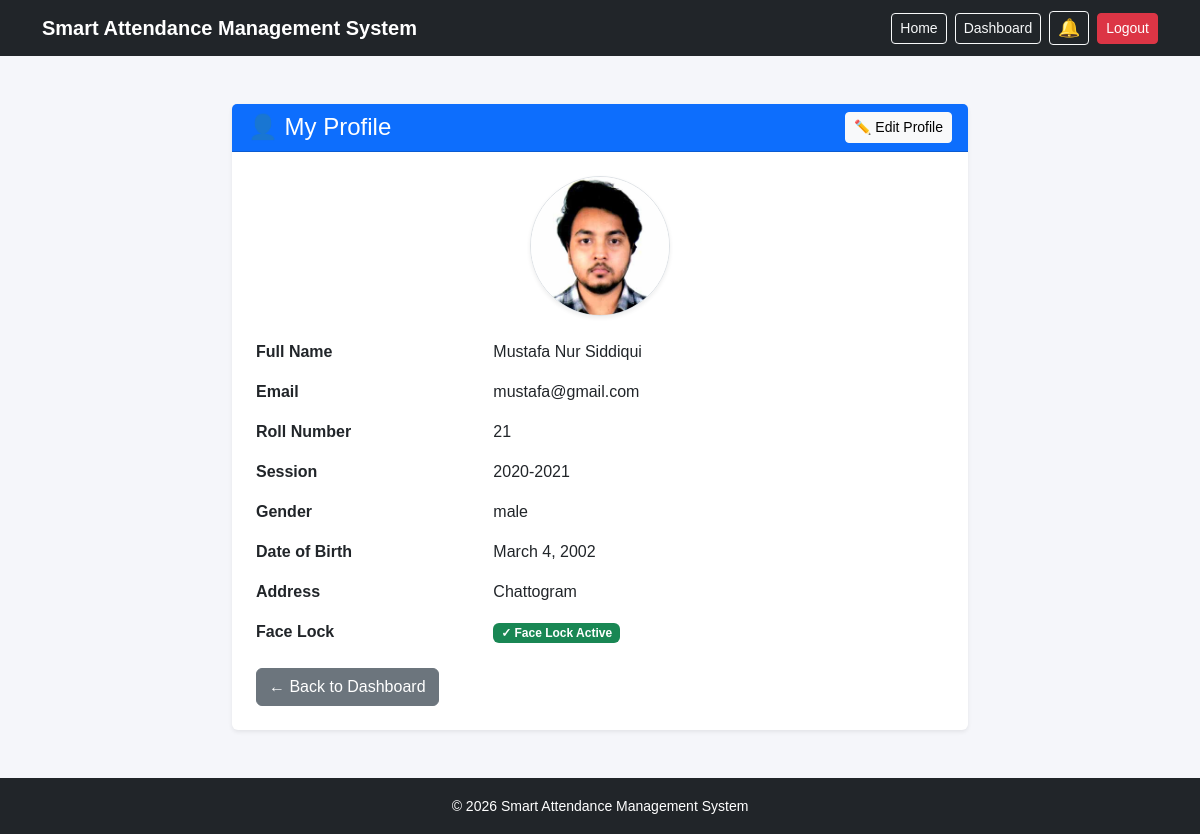
The page /student-dashboard/profile/ (signed in) on the database its author committed.
### core/models.py (models this page shows, shortened)
class User(AbstractUser):
    GENDER_CHOICES =(
        ("male",'Male'),
        ('female','Female'),
        ('other','Other'),
    )
    ROLE_CHOICES =(
        ('admin','Admin'),
        ('teacher','Teacher'),
        ('student','Student'),
    )
    session = models.ForeignKey(
    "Session",
    on_delete=models.SET_NULL,
    null=True,
    blank=True,
    related_name="students"
)
    roll = models.PositiveIntegerField(
        null=True,
        blank=True
    )
    face_image = models.ImageField(
    upload_to="student_faces/",
    blank=True,
    null=True
)
    position = models.ForeignKey(
        "Position",
        on_delete=models.SET_NULL,
        null = True,
        blank=True,
        related_name="teachers"
    )
    email = models.EmailField(
        unique=True
    )
    gender = models.CharField(
        max_length=10,
        choices=GENDER_CHOICES,
        blank=True,
        null=True
    )
    date_of_birth = models.DateField(
        blank=True,
        null = True
    )
    address = models.TextField(
        blank=True,
        null = True
    )
    role = models.CharField(
        max_length=20,
        choices=ROLE_CHOICES,
        default='student'
    )
    profile_image = models.ImageField(
        upload_to="student_profiles/",
        blank=True,
        null=True
    )
    USERNAME_FIELD = 'email'
    REQUIRED_FIELDS=["username"]

class Session(models.Model):
    year = models.CharField(
        max_length=20
    )
    is_graduated= models.BooleanField(
        default = False
    )
    created_at = models.DateTimeField(
        auto_now_add=True
    )
    def __str__(self):
        return f"{self.year}"

### core/views.py (the view)
@login_required
def student_profile(request):
    if request.user.role != "student":
        return redirect("dashboard")
    student = request.user
    if request.method == "POST":
        form = StudentProfileForm(
            request.POST,
            request.FILES,
            instance=student
        )
        if form.is_valid():
            form.save()
            messages.success(
                request,
                "Profile updated successfully."
            )
            return redirect("student_profile")
        else:
            messages.error(
                request,
                "Please correct the errors below."
            )
    else:
        form = StudentProfileForm(
            instance=student
        )
    return render(
        request,
        "student/profile.html",
        {
            "student": student,
            "form": form,
        }
    )

### core/context_processors.py (called while the page is built)
def notifications(request):
    unread_notifications_count = 0
    if request.user.is_authenticated and request.user.role in ["teacher", "student"]:
        unread_notifications_count = Notification.objects.filter(
            recipient=request.user,
            is_read=False
        ).count()
    return {
        "unread_notifications_count": unread_notifications_count
    }

### core/templates/student/profile.html (shortened to what this page needs)
{% extends "index.html" %}
{% block content %}
<div class="container py-5">
    <div class="row justify-content-center">
        <div class="col-lg-8">
            <div class="card shadow-sm border-0">
                <div class="card-header bg-primary text-white
                            d-flex justify-content-between align-items-center">
                    <h4 class="mb-0">
                        👤 My Profile
                    </h4>
                    <button type="button"
                            id="editButton"
                            class="btn btn-light btn-sm"
                            onclick="enableEdit()">
                        ✏️ Edit Profile
                    </button>
                </div>
                <div class="card-body p-4">
                    <div class="text-center mb-4">
                        {% if student.profile_image %}
                            <img src="{{ student.profile_image.url }}"
                                 class="rounded-circle border shadow-sm"
                                 width="140"
                                 height="140"
                                 style="object-fit: cover;">
                        {% endif %}
                    </div>
                    <div id="viewMode">
                        <div class="row mb-3">
                            <div class="col-sm-4 fw-semibold">
                                Full Name
                            </div>
                            <div class="col-sm-8">
                                {{ student.first_name }}
                                {{ student.last_name }}
                            </div>
                        </div>
                        <div class="row mb-3">
                            <div class="col-sm-4 fw-semibold">
                                Email
                            </div>
                            <div class="col-sm-8">
                                {{ student.email }}
                            </div>
                        </div>
                        <div class="row mb-3">
                            <div class="col-sm-4 fw-semibold">
                                Roll Number
                            </div>
                            <div class="col-sm-8">
                                {% if student.roll %}
                                    {{ student.roll }}
                                {% else %}
                                    <span class="text-muted">
                                        Not set
                                    </span>
                                {% endif %}
                            </div>
                        </div>
                        <div class="row mb-3">
                            <div class="col-sm-4 fw-semibold">
                                Session
                            </div>
                            <div class="col-sm-8">
                                {% if student.session %}
                                    {{ student.session }}
                                {% else %}
                                    <span class="text-muted">
                                        Not assigned
                                    </span>
                                {% endif %}
                            </div>
                        </div>
                        <div class="row mb-3">
                            <div class="col-sm-4 fw-semibold">
                                Gender
                            </div>
                            <div class="col-sm-8">
                                {% if student.gender %}
                                    {{ student.gender }}
                                {% else %}
                                    <span class="text-muted">
                                        Not set
                                    </span>
                                {% endif %}
                            </div>
                        </div>
                        <div class="row mb-3">
                            <div class="col-sm-4 fw-semibold">
                                Date of Birth
                            </div>
                            <div class="col-sm-8">
                                {% if student.date_of_birth %}
                                    {{ student.date_of_birth }}
                                {% else %}
                                    <span class="text-muted">
                                        Not set
                                    </span>
                                {% endif %}
                            </div>
                        </div>
                        <div class="row mb-3">
                            <div class="col-sm-4 fw-semibold">
                                Address
                            </div>
                            <div class="col-sm-8">
                                {% if student.address %}
                                    {{ student.address }}
                                {% else %}
                                    <span class="text-muted">
                                        Not set
                                    </span>
                                {% endif %}
                            </div>
                        </div>
                        <div class="row mb-3">
                            <div class="col-sm-4 fw-semibold">
                                Face Lock
                            </div>
                            <div class="col-sm-8">
                                {% if student.face_image %}
                                    <span class="badge bg-success">
                                        ✓ Face Lock Active
                                    </span>
                                {% else %}
                                    <span class="badge bg-warning text-dark">
                                        Not Set
                                    </span>
                                {% endif %}
                            </div>
                        </div>
                    </div>
                    <div id="backButton"
                         class="mt-4">
                        <a href="{% url 'student_dashboard' %}"
                           class="btn btn-secondary">
                            ← Back to Dashboard
                        </a>
                    </div>
                </div>
            </div>
        </div>
    </div>
</div>
{% endblock %}

### core/templates/index.html (style rules this page uses)
html, body { height: 100%; }
body { margin: 0; background-color: #f5f6fa; font-family: Arial, sans-serif; }

### rows shown on the page
User: profile_image (picture), first_name "Mustafa Nur", last_name "Siddiqui", email "mustafa@gmail.com", roll "21", session "2020-2021", gender "male", date_of_birth "March 4, 2002", address "Chattogram"
